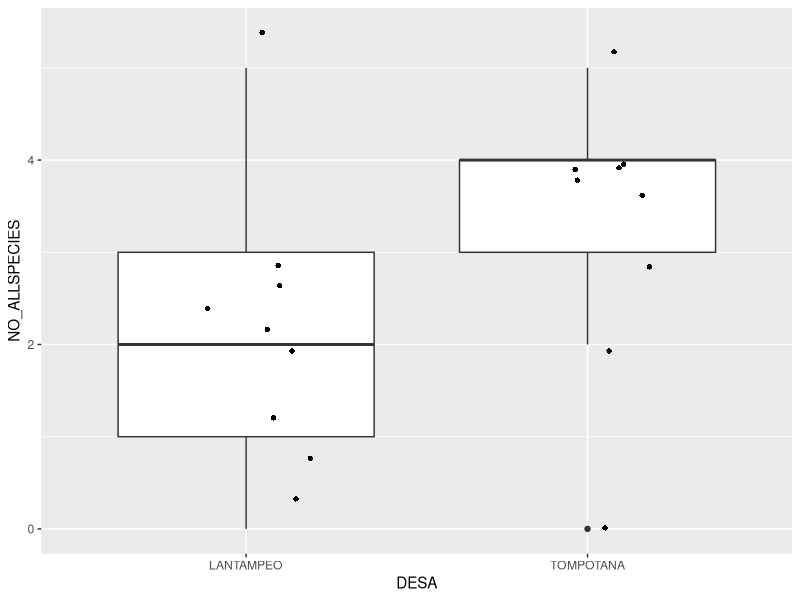
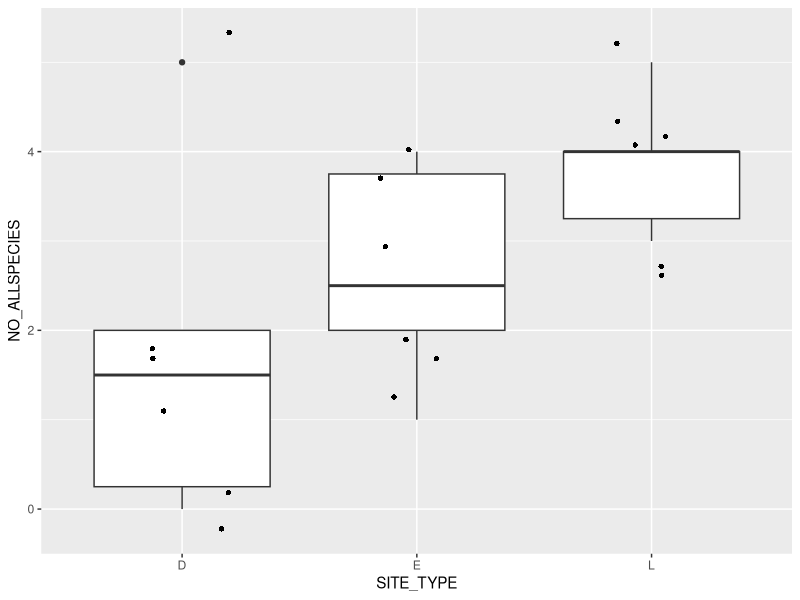
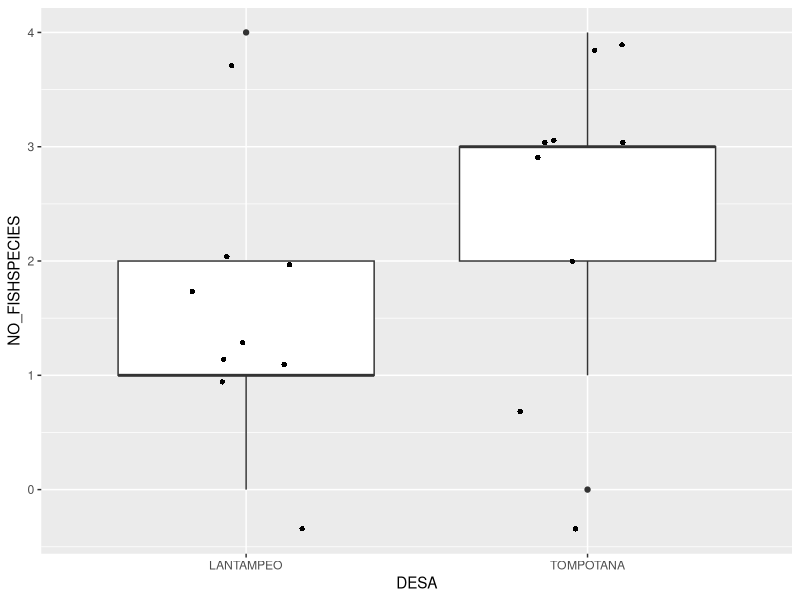
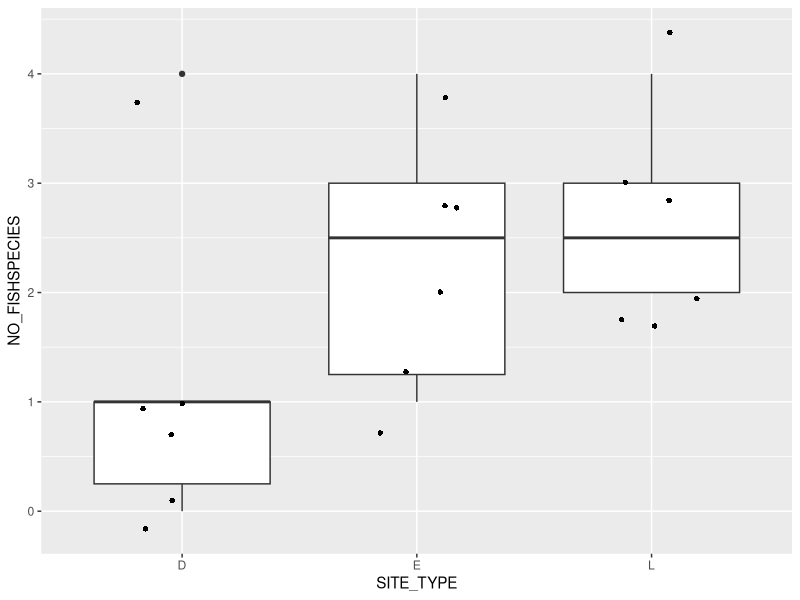
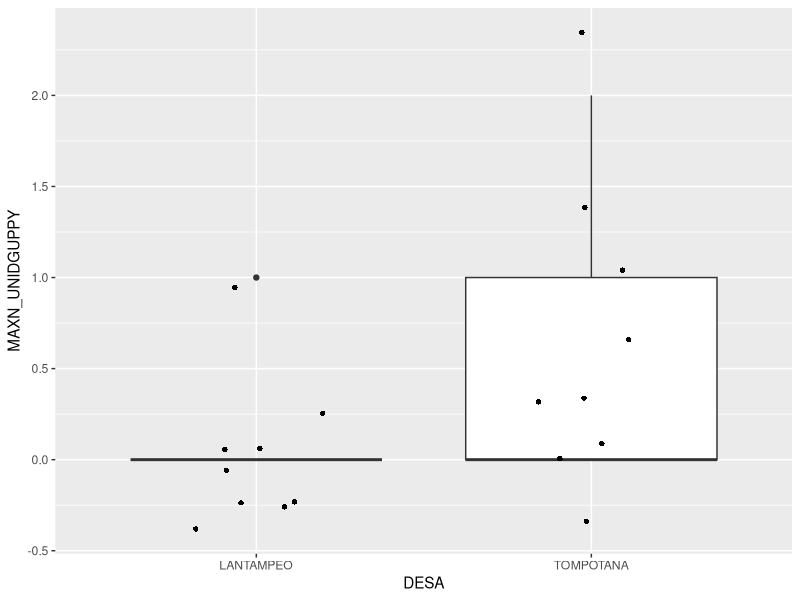
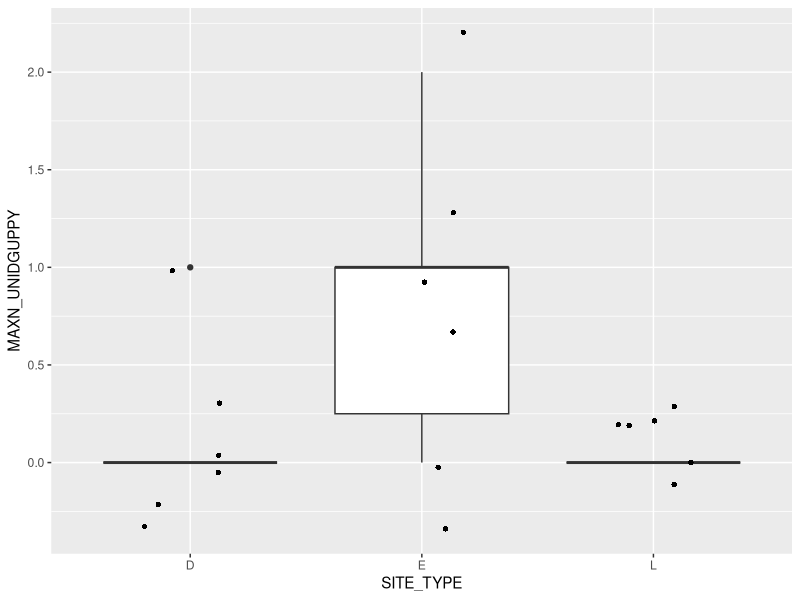
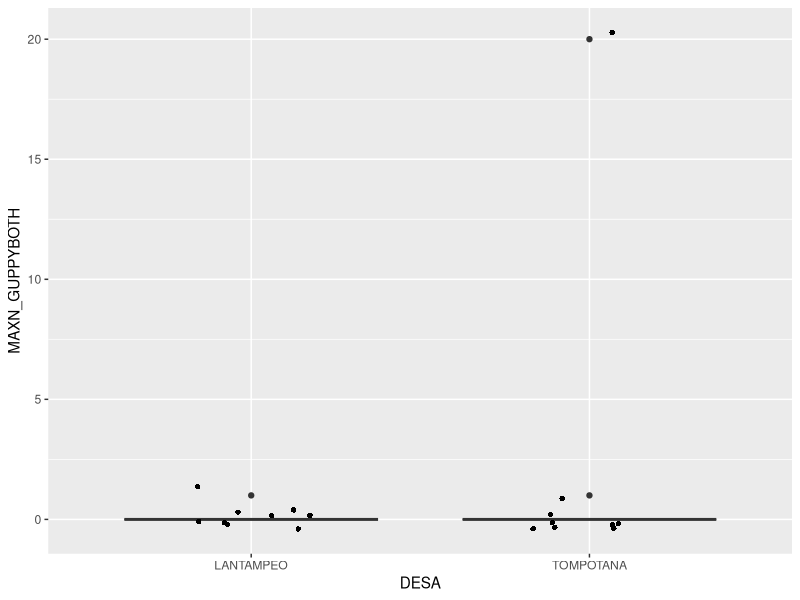
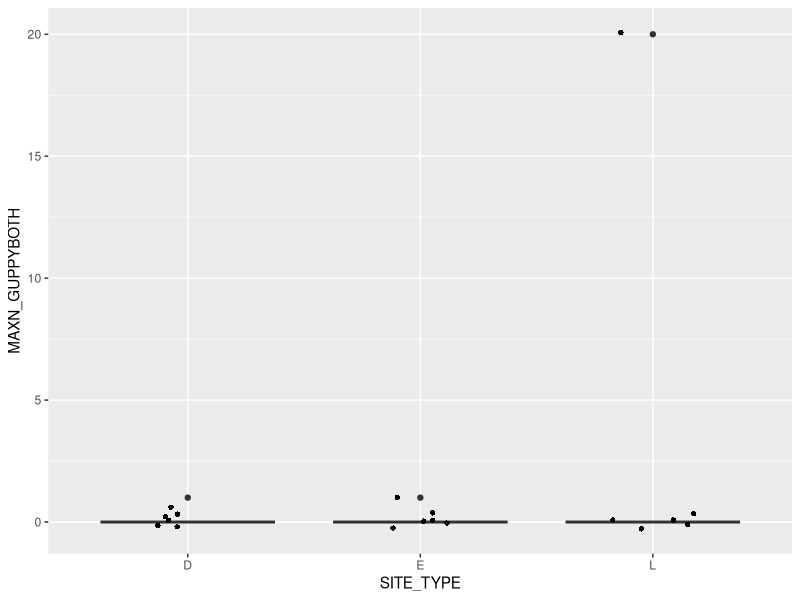

Generate these figures, in order, with R:
## ---- chunk 1
knitr::opts_chunk$set(echo = FALSE, warning = FALSE, message = FALSE, dev="cairo_pdf")

library(dplyr)
library(ggplot2)

URUV_data <- read.csv("Master_RecordingData.csv")


## ---- chunk 2

URUV_data$DATE <- as.Date(URUV_data$DATE, format = "%d/%m/%Y")

URUV_data <- URUV_data %>%
  filter(!is.na(F1_TIME)) %>% #Take out unused videos
  rowwise() %>%
  mutate(WATER_DEPTH_AVERAGE = mean(c(WATER_DEPTH_BEFORE, WATER_DEPTH_AFTER), na.rm=TRUE)) #Take avg depth during recording

#View(URUV_data)

## ---- chunk 3

ggplot(URUV_data, aes(x=DESA, y=NO_ALLSPECIES)) + 
  geom_boxplot() +
  geom_jitter(shape=16, position=position_jitter(0.2))

ggplot(URUV_data, aes(x=SITE_TYPE, y=NO_ALLSPECIES)) + 
  geom_boxplot() +
  geom_jitter(shape=16, position=position_jitter(0.2))

## ---- chunk 4

ggplot(URUV_data, aes(x=DESA, y=NO_FISHSPECIES)) + 
  geom_boxplot() +
  geom_jitter(shape=16, position=position_jitter(0.2))

ggplot(URUV_data, aes(x=SITE_TYPE, y=NO_FISHSPECIES)) + 
  geom_boxplot() +
  geom_jitter(shape=16, position=position_jitter(0.2))

## ---- chunk 5

for(i in 1:ncol(URUV_data)){
  if(grepl("MAXN", colnames(URUV_data[i]))){ #Sort Through all MaxN's calculated
    
    #Need to fully rename column so ggplot can read it. Make separate datasheet
    Yaxistitle <- colnames(URUV_data[i])
    data1 <- URUV_data %>% 
    rename(MAXN_TARGET = i)
    
    #Graph boxplot per desa
    print(ggplot(data1, aes(x=DESA, y=MAXN_TARGET)) +
      geom_boxplot() +
      geom_jitter(shape=16, position=position_jitter(0.2)) +
      ylab(Yaxistitle))

    #Graph boxplot per site type
    print(ggplot(data1, aes(x=SITE_TYPE, y=MAXN_TARGET)) +
      geom_boxplot() +
      geom_jitter(shape=16, position=position_jitter(0.2)) +
      ylab(Yaxistitle))
  }
  
  
  
}



